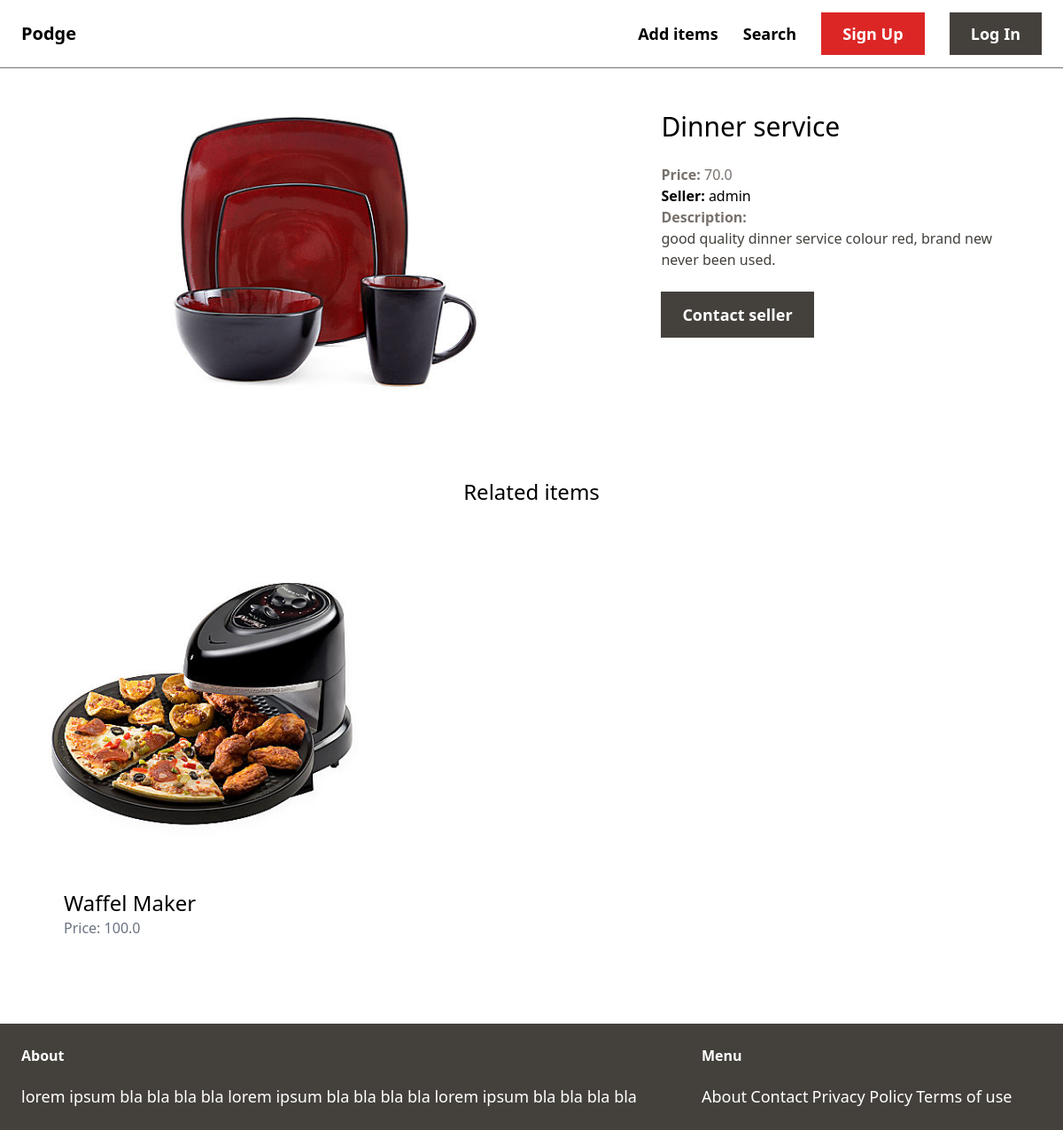
Page /items/4/ on the committed database.
### item/models.py (models this page shows, shortened)
class Item(models.Model):
    category = models.ForeignKey(Category, related_name='items', on_delete=models.CASCADE)
    name = models.CharField(max_length=255)
    description = models.TextField(blank=True, null=True)
    price = models.FloatField()
    image = models.ImageField(upload_to='item_images', blank=True, null=True)
    is_sold = models.BooleanField(default=False)
    created_by = models.ForeignKey(User, related_name='items', on_delete=models.CASCADE)
    created_at = models.DateTimeField(auto_now_add=True)

### item/views.py (the view)
# urls.py: path('<int:pk>/', views.detail, name='detail'),
def detail(request, pk):
    item = get_object_or_404(Item, pk=pk)
    related_items = Item.objects.filter(category=item.category, is_sold=False).exclude(pk=pk)[0:3]
    return render(request, 'item/detail.html', {
        'item': item,
        'related_items': related_items,
    })

### item/templates/item/detail.html (shortened to what this page needs)
{% extends 'home/base.html' %}
{% block content %}
<div class="grid grid-cols-5 gap-3">
    <div class="col-span-3">
        <img src="{{ item.image.url }}" class="px-40">
    </div>
    <div class="col-span-2 p-6">
        <h1 class="mb-6 text-3xl">{{ item.name }}</h1>
        <p class="text-stone-500"><strong>Price: </strong>{{ item.price }}</p>
        <p class="text=stoney-500"><strong>Seller: </strong>{{ item.created_by.username }}</p>
        {% if item.description %}
            <p class="text-stone-700">
                <strong class="text-stone-500">Description:</strong><br>
                {{ item.description }}
            </p>
        {% endif %}
            <a href="" class="inline-block mt-6 px-6 py-3 text-lg font-semibold bg-stone-700 text-white hover:bg-stone-500">Contact seller</a>
    </div>
</div>
<div class="mt-6 px-6 py-12">
    <h2 class="mb-12 text-2xl text-center">Related items</h2>
    <div class="grid grid-cols-3 gap-3">
        {% for item in related_items %}
            <div>
                <a href="{% url 'item:detail' item.id %}">
                    <div>
                        <img src="{{ item.image.url }}" class="">
                    </div>
                    <div class="p-6 bg-white rounded-b-xl">
                        <h2 class="text-2xl">{{ item.name }}</h2>
                        <p class="text-gray-500">Price: {{ item.price }}</p>
                    </div>
                </a>
            </div>
        {% endfor %}
    </div>
</div>
{% endblock %}

### rows in the picture
Item: image (picture), name "Dinner service", price "70.0", created_by.username "admin", description "good quality dinner service colour red, brand new never been used."
Item: image (picture), name "Waffel Maker", price "100.0"
